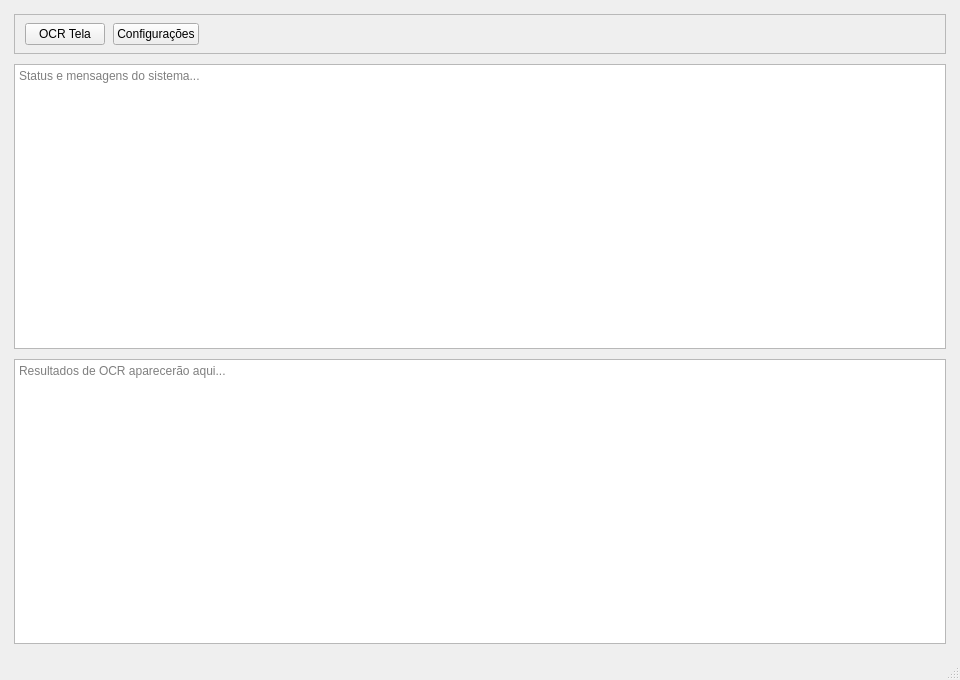
<?xml version="1.0" encoding="UTF-8"?>
<ui version="4.0">
 <class>MainWindow</class>
 <widget class="QMainWindow" name="MainWindow">
  <property name="geometry">
   <rect>
    <x>0</x>
    <y>0</y>
    <width>960</width>
    <height>680</height>
   </rect>
  </property>
  <property name="windowTitle">
   <string>AtlasHub</string>
  </property>
  <widget class="QWidget" name="centralwidget">
   <layout class="QVBoxLayout" name="mainLayout">
    <property name="leftMargin">
     <number>14</number>
    </property>
    <property name="topMargin">
     <number>14</number>
    </property>
    <property name="rightMargin">
     <number>14</number>
    </property>
    <property name="bottomMargin">
     <number>14</number>
    </property>
    <property name="spacing">
     <number>10</number>
    </property>
    <item>
     <widget class="QFrame" name="toolbarFrame">
      <property name="frameShape">
       <enum>QFrame::StyledPanel</enum>
      </property>
      <property name="frameShadow">
       <enum>QFrame::Raised</enum>
      </property>
      <layout class="QHBoxLayout" name="toolbarLayout">
       <property name="leftMargin">
        <number>10</number>
       </property>
       <property name="topMargin">
        <number>8</number>
       </property>
       <property name="rightMargin">
        <number>10</number>
       </property>
       <property name="bottomMargin">
        <number>8</number>
       </property>
       <property name="spacing">
        <number>8</number>
       </property>
       <item>
        <widget class="QPushButton" name="ocrButton">
         <property name="text">
          <string>OCR Tela</string>
         </property>
        </widget>
       </item>
       <item>
        <widget class="QPushButton" name="settingsButton">
         <property name="text">
          <string>Configurações</string>
         </property>
        </widget>
       </item>
       <item>
        <spacer name="toolbarSpacer">
         <property name="orientation">
          <enum>Qt::Horizontal</enum>
         </property>
         <property name="sizeHint" stdset="0">
          <size>
           <width>40</width>
           <height>20</height>
          </size>
         </property>
        </spacer>
       </item>
      </layout>
     </widget>
    </item>
    <item>
     <widget class="QTextEdit" name="textStatus">
      <property name="readOnly">
       <bool>true</bool>
      </property>
      <property name="maximumHeight">
       <number>70</number>
      </property>
      <property name="placeholderText">
       <string>Status e mensagens do sistema...</string>
      </property>
     </widget>
    </item>
    <item>
     <widget class="QTextEdit" name="textResult">
      <property name="placeholderText">
       <string>Resultados de OCR aparecerão aqui...</string>
      </property>
     </widget>
    </item>
   </layout>
  </widget>
  <widget class="QStatusBar" name="statusbar"/>
 </widget>
 <resources/>
 <connections/>
</ui>
